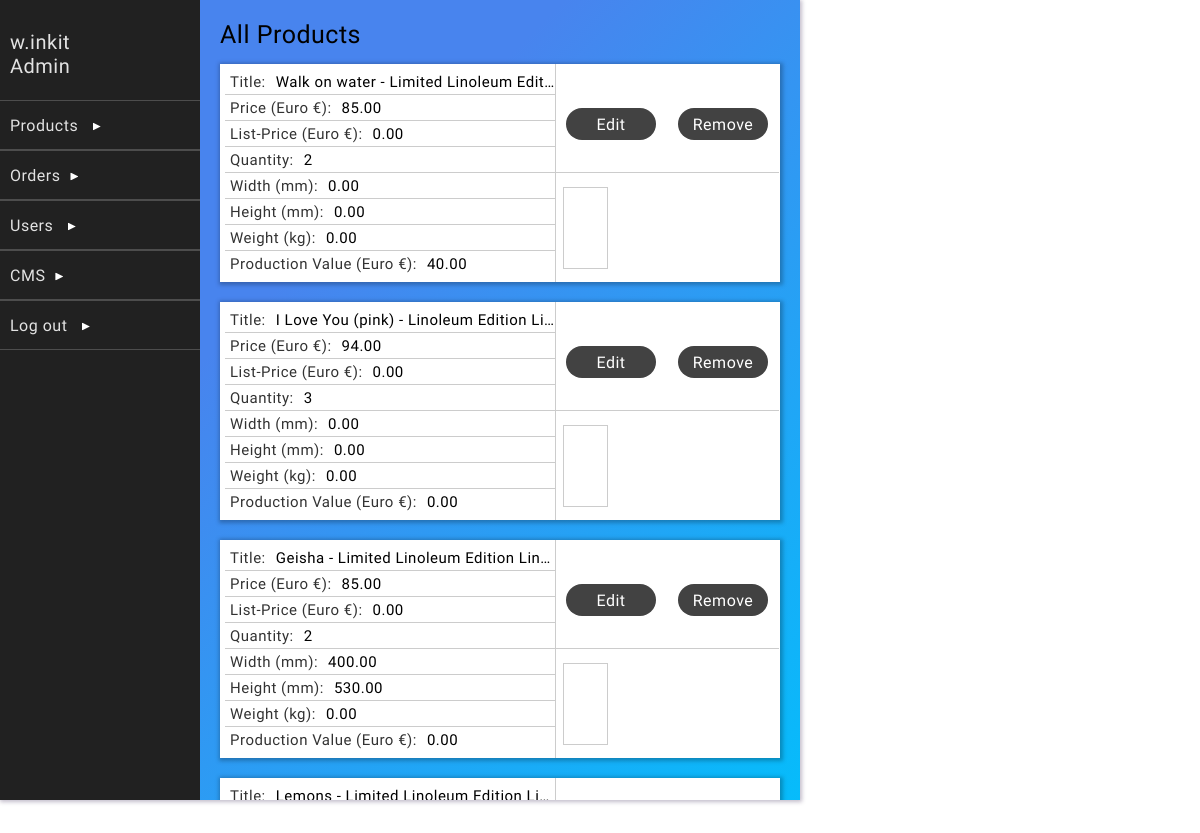
Screenshot of /dashboardExtensions/all-products.php (signed in) with the database file from the repository.
### tables this page shows
CREATE TABLE `users` (
  `id` int(11) NOT NULL,
  `username` varchar(20) NOT NULL,
  `password` varchar(64) NOT NULL,
  `salt` varchar(32) NOT NULL,
  `name` varchar(50) NOT NULL,
  `joined` datetime NOT NULL,
  `groups` int(11) NOT NULL
);

CREATE TABLE `products` (
  `id` int(5) NOT NULL,
  `title` varchar(255) NOT NULL,
  `price` decimal(10,2) NOT NULL,
  `list_price` decimal(10,2) NOT NULL,
  `category` int(5) NOT NULL,
  `image` text NOT NULL,
  `description` text NOT NULL,
  `archived` int(5) NOT NULL,
  `created` datetime NOT NULL,
  `updated` datetime NOT NULL,
  `width` decimal(10,2) NOT NULL,
  `height` decimal(10,2) NOT NULL,
  `weight` decimal(10,2) NOT NULL,
  `production_value` decimal(10,2) NOT NULL,
  `quantity` int(11) NOT NULL,
  `live` int(5) NOT NULL DEFAULT 1,
  `order_of_product` int(5) NOT NULL DEFAULT 0
);

### classes/Config.php (called while the page is built)
<?php
    class Config{
        public static function get($path = null){
            if($path){
                $config = $GLOBALS['config'];
                $path = explode('/', $path);
                foreach($path as $bit){
                    if(isset($config[$bit])){
                        $config = $config[$bit];
                    }
                }
                return $config;
            }
            return false;
        }
    }
?>

### classes/DB.php (called while the page is built, shortened)
<?php
    class DB{
        private static $_instance = null;
        private $_pdo,
                $_query,
                $_error = false,
                $_results,
                $_count = 0;
        private function __construct(){
            try{
                $this->_pdo = new PDO('mysql:host='. Config::get("mysql/host") .';dbname='. Config::get("mysql/db").';charset=utf8',
                Config::get("mysql/username"), Config::get("mysql/password"));
            }
            catch(PDOException $e){
                die($e->getMessage());
            }
        }
        public static function getInstance(){
            if(!isset(self::$_instance)){
                self::$_instance = new DB();
            }
            return self::$_instance;
        }
        public function query($sql, $params = []){
            if($this->_query = $this->_pdo->prepare($sql)){
                $x = 1;
                if(count($params)){
                    foreach($params as $param){
                        $this->_query->bindValue($x, $param);
                        $x++;
                    }
                }
                if($this->_query->execute()){
                    $this->_results = $this->_query->fetchAll(PDO::FETCH_OBJ);
                } else{
                    $this->_error = true;
                }
            }
            return $this;
        }
        protected function _read($table, $params = []){
            $conditionString = '';
            $bind = [];
            $order = '';
            $limit = '';
            if(isset($params['conditions'])){
                if(is_array($params['conditions'])){
                    foreach($params['conditions'] as $condition){
                        $conditionString .= ' ' .  $condition . ' AND';
                    }
                    $conditionString = trim($conditionString);
                    $conditionString = rtrim($conditionString, ' AND');
                } else{
                    $conditionString = $params['conditions'];
                }
                if($conditionString != ''){
                    $conditionString = ' WHERE ' . $conditionString;
                }
            }
            if(array_key_exists('bind', $params)){
                $bind = $params['bind'];
            }
        $sql = "SELECT * FROM {$table}{$conditionString}{$order}{$limit}";
        if(!$this->query($sql, $bind)->results()){
            return false;
        }
        return true;
        }
        public function find($table, $params = []){
            if($this->_read($table, $params)){
                return $this->results();
            }
            return false;
        }
        public function findFirst($table, $params = []){
            if($this->_read($table, $params)){
                return $this->first();
            }
            return false;
        }
        public function results(){
            return $this->_results;
        }
        public function first(){
            return (!empty($this->_results)) ? $this->_results[0] : [];
        }
    }
?>

### classes/User.php (called while the page is built, shortened)
<?php
    class User{
        private $_db,
                $_data,
                $_cookieName,
                $_sessionName,
                $_isLoggedIn;
        public function __construct($user = null){
            $this->_db = DB::getInstance();
            $this->_sessionName = Config::get('session/session_name');
            if(!$user){
                if(Session::exists($this->_sessionName)){
                    $user = Session::get($this->_sessionName);
                    if($this->find($user)){
                        $this->_isLoggedIn = true;
                    }else{
                        header("Location: dashboardExtensions/logout.php");
                    }
                }
            } else{
                $this->find($user);
            }
        }
        public function find($user = null){
            if($user){
                $field = (is_numeric($user)) ? 'id' : 'username';
                $data = $this->_db->findFirst('users', array(
                    'conditions' => $field . " = ?",
                    'bind' => [$user]
                ));
                if($data){
                    $this->_data = $data;
                    return true;
                }
            }
        }
        public function data(){
            return $this->_data;
        }
    }
?>

### classes/Session.php (called while the page is built, shortened)
<?php
    class Session{
        public static function exists($name){
            return ((isset($_SESSION[$name])) ? true : false);
        }
        public static function get($name){
            return $_SESSION[$name];
        }
    }
?>

### dashboardExtensions/all-products.php (the view, shortened to what this page needs)
<?php
    include_once("../includes/dashboardhead.php");
?>
<div class="background">
    <div class="dashboard-content" id="content">
    <?php
        include_once("dashboard-sidebar.php");
    ?>
    <div class="center-components-background">
        <div class="center-components" id="center-components">
    <div class="dashboardExtensionHeader">
        All Products
    </div>
   <div class="all-products-container">
    <?php
        $db = DB::getInstance();
        $results = $db->find('products');
        foreach($results as $product):
            $productImages = json_decode($product->image);
    ?>
        <div class="all-products-product">
            <div class="all-products-product-title"><span class="placeholder-information">Title:</span><?= $product->title; ?></div>
            <div class="all-products-product-price"><span class="placeholder-information">Price (Euro &euro;):</span><?= $product->price; ?></div>
            <div class="all-products-product-list-price"><span class="placeholder-information">List-Price (Euro &euro;):</span><?= $product->list_price; ?></div>
            <div class="all-products-product-quantity"><span class="placeholder-information">Quantity:</span><?= $product->quantity; ?></div>
            <div class="all-products-product-width"><span class="placeholder-information">Width (mm):</span><?= $product->width; ?></div>
            <div class="all-products-product-height"><span class="placeholder-information">Height (mm):</span><?= $product->height; ?></div>
            <div class="all-products-product-weight"><span class="placeholder-information">Weight (kg):</span><?= $product->weight; ?></div>
            <div class="all-products-product-production-value"><span class="placeholder-information">Production Value (Euro &euro;):</span><?= $product->production_value; ?></div>
            <div class="all-products-img-and-buttons-container">
                <div class="all-products-buttons">
                    <div class="all-products-edit" onclick="Navigation.loadComponents('edit-product.php?product_id=<?= $product->id; ?>');">
                        <div class="button-text">Edit</div>
                    </div>
                    <div class="all-products-remove" onclick="document.getElementById('remove-product-<?= $product->id; ?>').submit()">
                        <div class="button-text">Remove</div>
                    </div>
                </div>
                <div class="all-products-img-icons">
                        <?php
                            for($i = 0; $i < count($productImages); $i++):
                                $imgDimensions = getimagesize($productImages[$i]);
                                if($i < 4):
                        ?>
                                    <div class="all-products-img-icon" onclick="Modal.imgModal(<?= $imgDimensions[0] / 2; ?>, <?= $imgDimensions[1] / 2; ?>, '<?= $productImages[$i]; ?>');"
                                    style="background-image:url('<?= $productImages[$i]; ?>'")></div>
                        <?php
                            else:
                                break;
                            endif;
                            endfor;
                        ?>
                </div>
            </div>
        </div>
    <?php
        endforeach;
    ?>
   </div>
        </div>
    </div>
    </div>
    <div class="modal-background" id="modalBG" onclick="Modal.closeModal();">
    </div>
</div>

### dashboardExtensions/dashboard-sidebar.php (shortened to what this page needs)
<div class="side-bar">
            <div class="top-part">
                <div class="top-part-name"><?= $user->data()->username; ?></div>
                <div class="top-part-spec">Admin</div>
            </div>
            <div class="menu-field" id="prod-btn">
                <div class="title">Products <span class="display-arrow" id="prod-btn-arrow"></span></div>
            </div>
            <div class="menu-field" id="order-btn">
                <div class="title">Orders<span class="display-arrow" id="order-btn-arrow"></span></div>
            </div>
            <div class="menu-field" id="user-btn">
                <div class="title">Users <span class="display-arrow" id="user-btn-arrow"></span></div>
            </div>
            <div class="menu-field" id="cms-btn">
                <div class="title">CMS<span class="display-arrow" id="cms-btn-arrow"></span></div>
            </div>
            <div class="menu-field" onclick="document.location.href='logout.php';">
                <div class="title">Log out <span class="display-arrow"></span></div>
            </div>
        </div>

### public/style/dashboard.css (style rules this page uses)
* { margin: 0; padding: 0; box-sizing: border-box; }
.dashboard-content { width: 800px; height: 800px; overflow: auto; box-shadow: 1px 1px 4px 1px rgba(55, 37, 84, 0.3); background-color: white; position: relative; font-size: 0px; }
.background { width: 100vw; height: 100%; background-color: white; overflow: auto; }
.side-bar { width: 200px; height: 100%; background-color: #212121; display: inline-block; font-size: 16px; }
.top-part { width: 100%; height: 100px; cursor: default; user-select: none; padding-top: 30px; background-color: #212121; color: rgba(255, 255, 255, 0.87); }
.top-part-name { font-size: 20px; font-family: 'Big Shoulders Text', cursive; letter-spacing: 0.5px; margin-left: 10px; }
.top-part-spec { font-size: 20px; font-family: 'Big Shoulders Text', cursive; letter-spacing: 0.5px; margin-left: 10px; }
.menu-field { width: 100%; height: 50px; position: relative; border-bottom: rgba(255, 255, 255, 0.2) solid 0.3px; border-top:rgba(255, 255, 255, 0.2) solid 0.3px; background-color: #212121; user-select: none; cursor: pointer; color: rgba(255, 255, 255, 0.87); }
.title { position: absolute; top: 50%; transform: translateY(-50%); left: 10px; font-family: 'Big Shoulders Text', cursive; letter-spacing: 0.5px; }
.display-arrow { clip-path: polygon(0 0, 0% 100%, 100% 50%); width: 8px; height: 8px; background-color: white; display: inline-block; margin-left: 10px; transform: rotate(0); transition: transform 0.2s; }
.center-components { width: 100%; height: 100%; overflow-y: auto; padding: 20px; }
.center-components-background { background-color: #06bcfb; background-image: linear-gradient(315deg, #06bcfb 0%, #4884ee 74%); position: absolute; width: 600px; height: 100%; left: 200px; overflow: hidden; top: 0px; }
.dashboardExtensionHeader { width: 100%; height: auto; font-size: 25px; margin-bottom: 15px; font-family: 'Big Shoulders Text', cursive; letter-spacing: 0.5px; }
.modal-background { height: 100%; width: 100%; background-color: rgba(0, 0, 0, 0); opacity: 1; position: absolute; top: 0px; pointer-events: none; transition: background-color 0.2s; }

### public/style/all-products.css (style rules this page uses)
.all-products-container { width: 100%; }
.all-products-product { width: 100%; height: auto; background-color: white; padding: 5px; position: relative; margin-bottom: 20px; font-size: 0px; cursor: default; transition: 0.2s; box-shadow: 1px 1px 4px 2px rgba(0, 0, 0, 0.25); }
.all-products-product-title, .all-products-product-price, .all-products-product-list-price, .all-products-product-category, .all-products-product-width, .all-products-product-height, .all-products-product-quantity, .all-products-product-weight, .all-products-product-production-value { width: auto; width: 60%; height: 26px; display: inline-block; font-size: 15px; border-bottom: rgba(0, 0, 0, 0.2) solid 0.8px; font-family: 'Big Shoulders Text', cursive; letter-spacing: 0.5px; line-height: 26px; overflow: hidden; }
.all-products-product-title { text-overflow: ellipsis; white-space: nowrap; width: 60%; }
.all-products-product-production-value { border-bottom: none; }
.placeholder-information { width: auto; height: 15px; font-size: 15px; opacity: 0.8; display: inline-block; margin-right: 10px; margin-left: 5px; }
.all-products-img-and-buttons-container { display: inline-block; width: 40%; height: 100%; background-color: white; font-size: 15px; position: absolute; top: 0px; }
.all-products-buttons { width: 100%; height: 50%; border-bottom: rgba(0, 0, 0, 0.2) solid 0.8px; border-left: rgba(0, 0, 0, 0.2) solid 0.8px; user-select: none; }
.all-products-edit { width: 40%; height: 15%; display: inline-block; background-color: #424242; position: absolute; top: 20%; left: 5%; border-radius: 40px; transition: transform 0.2s; color: white; }
.all-products-remove { width: 40%; height: 15%; display: inline-block; background-color: #424242; position: absolute; top: 20%; right: 5%; border-radius: 40px; transition: transform 0.2s; color: white; }
.button-text { position: absolute; transform: translateY(-50%) translateX(-50%); top: 50%; left: 50%; font-family: 'Big Shoulders Text', cursive; letter-spacing: 0.5px; font-size: 16px; }
.all-products-img-icons { width: 100%; height: 50%; border-left: rgba(0, 0, 0, 0.2) solid 0.8px; user-select: none; }
.all-products-img-icon { height: 75%; width: 20%; border: rgba(0, 0, 0, 0.2) solid 0.8px; margin-top: 6.25%; margin-left: 3.125%; display: inline-block; cursor: zoom-in; background-size: contain; background-repeat: no-repeat; background-position: center; }

### rows the page displays
users: username "w.inkit"
products: title "Walk on water - Limited Linoleum Edit…", price "85.00", list_price "0.00", quantity "2", width "0.00", height "0.00", weight "0.00", production_value "40.00"
products: title "I Love You (pink) - Linoleum Edition Li…", price "94.00", list_price "0.00", quantity "3", width "0.00", height "0.00", weight "0.00", production_value "0.00"
products: title "Geisha - Limited Linoleum Edition Lin…", price "85.00", list_price "0.00", quantity "2", width "400.00", height "530.00", weight "0.00", production_value "0.00"
products: title "Lemons - Limited Linoleum Edition Li…"
